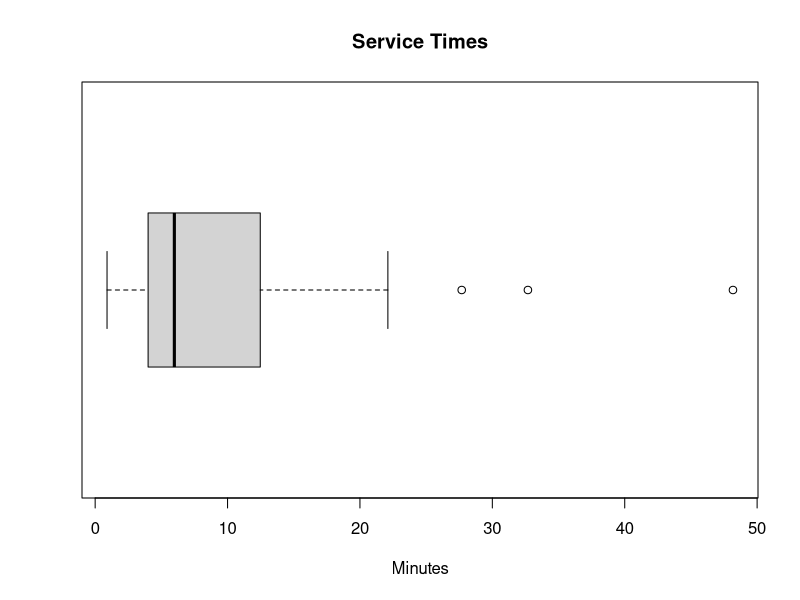
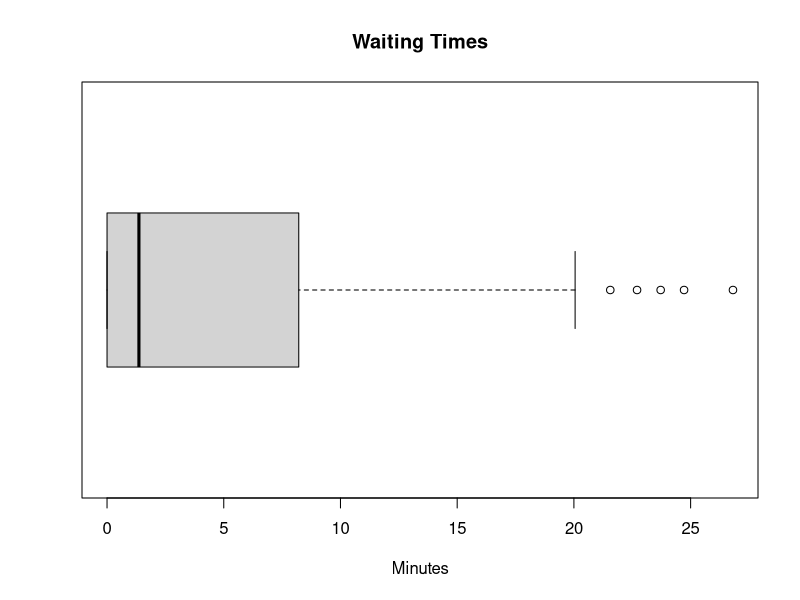

These figures' R source, in order:
## ---- chunk 1
library(tidyverse)

# simulating the arrival times of customers throughout the day

# Poisson process (lambda = 5)
# Tk= arrival time of the kth customer
# Wk= time between the k-1th customer arrival and the kth customer arrival where Wk ~ Pois(lambda)

# set parameter
lambdaA <- 5 # in units: customers per hour
opening_time <- hm("10:00")
closing_time <- hm("22:00")
hours <- hour(closing_time) - hour(opening_time) # operating hours: 10am to 10pm
total_time <- hours*60 # operating hours in minutes
lambdaA <- lambdaA/60 # customers per minute
# converting to minutes because our lambda is low, and we can can get greater precision in analyses this way

n <- ceiling(lambdaA*total_time) # max number of customers the store can have throughout the day

# generate W1,..,Wn (calculating the time between the arrival times of 2 customers)
W_sample <- rexp(n, rate= lambdaA)

# calculate T or the arrival times by summing together the Wi arrival times

T_sample <- numeric(n)

for(i in 1:n) {
  T_sample[i] <- sum(W_sample[1:i])
}

# all possible arrival times of customers throughout the day (X minutes after opening)

# however, the store is only open for 12 hours or 720 minutes so we must get rid of the values that fall outside of the range (go beyond 720)

arrival_times <- T_sample[T_sample <= total_time]

arrival_times

opening_time + minutes(floor(max(arrival_times)))

## ---- chunk 2
# given the output from above, simulate the serving times of customers before they leave

# notice that service time is modeled by exp(6)
lambdaS <- 6 # customers per hour
lambdaS <- lambdaS/60 # customers per minute 

# simulate customer's service time 
# n= only simulating the service time for those where T_sample <= total_time
service_times <- rexp(length(arrival_times), rate= lambdaS)

#these are the serving times for each arriving customer before they leave
service_times 

## ---- chunk 3
boxplot(service_times, horizontal= TRUE, main= "Service Times", xlab= "Minutes")
## ---- chunk 4

# determining waiting times

# for each observation (customer), calculate when the service begins and when it ends 
# serving ends = service begins + service time
# service begins: either when the customer walks in, or when the previous customer leaves (assumes there is a waiting time)

# compare this to the arrival time 
# if arrival time > time service ends then wait time = 0
# but if arrival time < service time ends then wait time = time service ends- arrival time 

# variable initialization
waiting_times <- numeric(length(arrival_times))  # generating times for each customer
service_start <- numeric(length(arrival_times)) 
service_end <- numeric(length(arrival_times))  
current_end <- numeric(0) # service end time for current customer (i)

# iterate over each customer
for (i in 1:length(arrival_times)) {

  # only includes observations where service time > arrival time => which means there is a wait time
  # gets rid of observations where service < arrival time => 0 wait time
  if (length(current_end) > 0) {
    current_end <- current_end[current_end > arrival_times[i]]
  }
  
 if (length(current_end) == 0) {
   # scenario 1: if there is no waiting time, service starts at the customer arrival
    service_start[i] <- arrival_times[i]
  } else {
    # scenario 2: if there is a waiting time, service starts at the end of the previous customer's end time
    service_start[i] <- min(current_end)
  }
  
  # update the service end time for current customer by adding when service starts and how long the service takes
  service_end[i] <- service_start[i] + service_times[i]
  
  # add this service end time to current end services
  current_end <- c(current_end , service_end[i])
  
  # update waiting time
  waiting_times[i] <- service_start[i] - arrival_times[i]
}


simulation_results <- data.frame(
  customer = 1:length(arrival_times),
  arrival_time = arrival_times,
  service_length = service_times,
  service_start = service_start,
  service_end = service_end,
  waiting_time = waiting_times
)

print(head(simulation_results, 15)) # printing first 15 customers

## ---- chunk 5
boxplot(waiting_times, horizontal= TRUE, main= "Waiting Times", xlab= "Minutes")
mean(waiting_times)
## ---- chunk 6
# first, we generate the arrival times similar in scenario 1
lambdaA <- 24 # per hour
opening_time <- hm("10:00")
closing_time <- hm("22:00")
hours <- hour(closing_time) - hour(opening_time)
total_time <- hours*60 # operating hours in minutes
lambdaA <- lambdaA/60 # per minute

n <- ceiling(lambdaA*total_time) # max number of customers
W_sample <- rexp(n, rate= lambdaA)
T_sample <- numeric(n)

for(i in 1:n) {
  T_sample[i] <- sum(W_sample[1:i])
}

arrival_times <- T_sample[T_sample <= total_time]

# next, we generate the service times similar to scenario 1
# make a function to do this
calc_service_times <- function(arrivals, chefs) {
  # Ensure rate is per unit time
  minute_rate = (3*chefs) / 60
  services = rexp(length(arrivals), rate = minute_rate)
  return(services) # in minutes
}
# if we only have one chef
service_times <- calc_service_times(arrivals = arrival_times, chefs = 2)
## ---- chunk 7

tables <- 5
arrival_times_temp <- arrival_times

# number of people in line each minute
queue_size_history <- numeric(total_time)

# number of tables occupied each minute
occupied_tables_history <- rep(0, total_time)

# timer to track remaining waiting time for each table in the restaurant
# each element is one table in the restaurant
# -1 means empty
# otherwise, number of remaining service minutes
tables_timer <- rep(-1, tables)

# the amount of minutes each customer of that day waited
waiting_times <- numeric(0)

# the arrival_times indices of the people currently in line
# in order to know how long their eventual service time will be
queue <- numeric(0)

# an internal counter separate from the time
customers_entered <- 0
for (i in 1:total_time) {
  occupied_tables_history[i+1] = occupied_tables_history[i]
  
  # update the waiting timer for all occupied tables
  tables_timer[tables_timer > 0] <- tables_timer[tables_timer > 0] - 1
  # update the number of available tables in the next minute
  # based on the number of tables who have finished timers
  occupied_tables_history[i+1] = occupied_tables_history[i+1] - sum(tables_timer == 0)
  # mark the finished tables as available tables for the next minute
  tables_timer[tables_timer == 0] <- tables_timer[tables_timer == 0] - 1
  
  # has the next customer arrived?
  if(length(arrival_times_temp) > 0){
    if(arrival_times_temp[1] < i) {
      # if so, add them to the back of the queue
      queue = c(queue, as.integer(customers_entered+1)) # add 1 for 1-indexing
      # remove the 1st element of arrival_times
      arrival_times_temp = arrival_times_temp[-1]
      # start the waiting timer for this customer by appending 0
      waiting_times = c(waiting_times, 0)
      
      customers_entered = customers_entered + 1
    }
  }
  # are any tables currently open and there is a person in line?
  if(occupied_tables_history[i+1] < tables & length(queue) > 0) {
    # if so, then seat the first person in line
    # at the first available table
    for (j in 1:tables) {
      if(tables_timer[j] == -1) {
        # queue[1] has the customer index of the first person in line
        tables_timer[j] = round(service_times[queue[1]])
        break
      }
    }
    # the next minute there will be one more occupied table
    occupied_tables_history[i+1] = occupied_tables_history[i+1] + 1
    # remove the first person in the queue
    queue = queue[-1]
  }
  # update the waiting time for each person in the queue
  for (customer_index in queue) {
    waiting_times[customer_index] = waiting_times[customer_index] + 1
  }
  # keep track of how long the line is at each minute
  queue_size_history[i] = length(queue)
}

queue_size_history <- queue_size_history[-1]
occupied_tables_history <- occupied_tables_history[-1]

queue_size_history
occupied_tables_history
waiting_times
